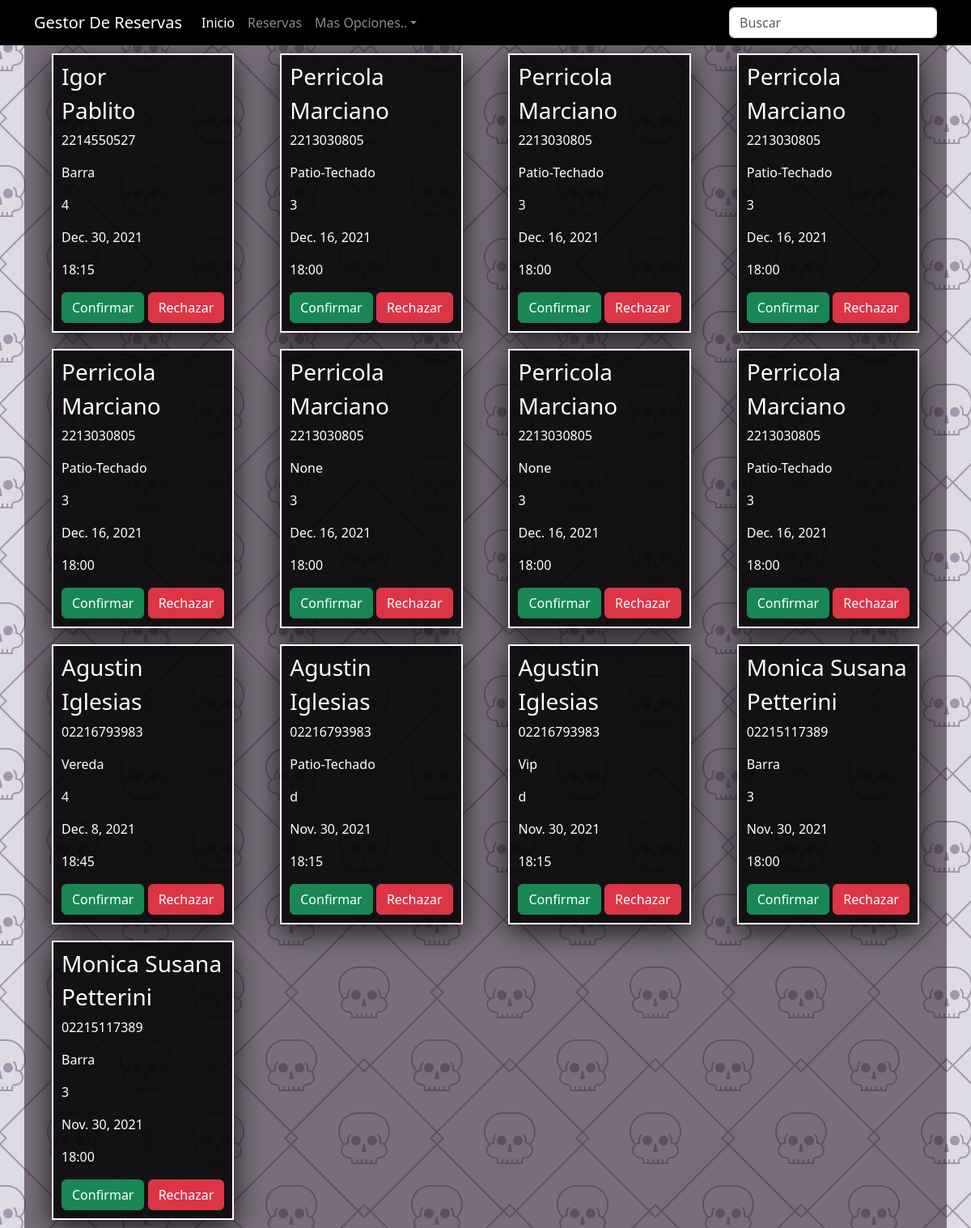
The app's page /gestion/, older data.
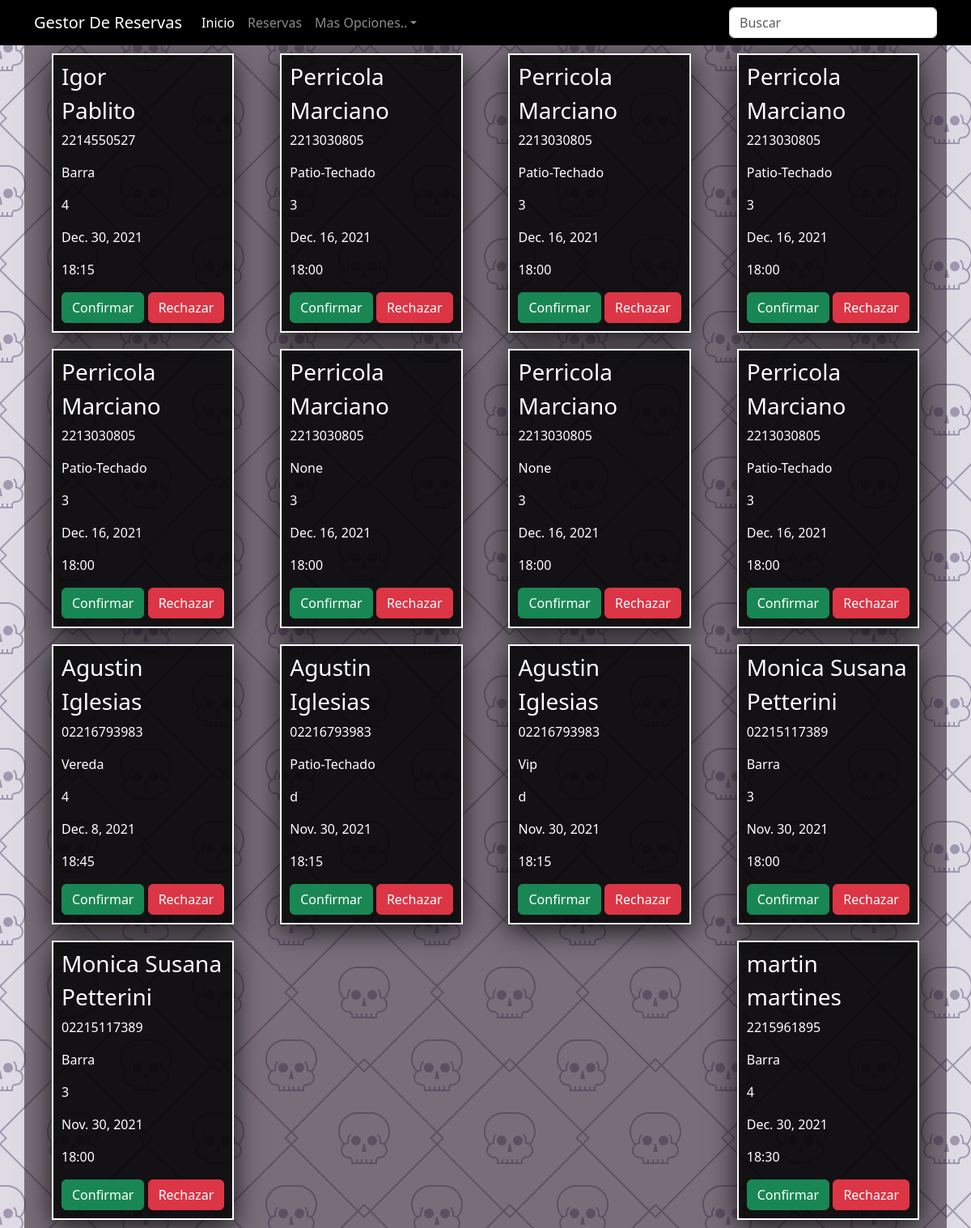
The same page, newer data.
### AppReserva/models.py (models this page shows, shortened)
class Reserva(models.Model):
    nombre = models.CharField(max_length=20)
    apellido = models.CharField(max_length=20)
    telefono = models.CharField(max_length=50)
    sector = models.ForeignKey(Sectores, null = True, blank= True,on_delete=models.CASCADE)
    comensales = models.CharField(max_length=50)
    fecha = models.DateField()
    hora = models.ForeignKey(Timer, null = True, blank= True, on_delete=models.CASCADE)
    class Meta:
        verbose_name='reserva'
        verbose_name_plural='reservas'

class Sectores(models.Model):
    sector = models.CharField(max_length=20)
    class Meta:
        verbose_name='sector'
        verbose_name_plural='sectores'
    def __str__(self):
        return '{}' .format(self.sector)

class Timer(models.Model):
    time = models.CharField(max_length=20)
    class Meta:
        verbose_name='hora'
        verbose_name_plural='horas'
    def __str__(self):
        return '{}' .format(self.time)

### AppReserva/views.py (the view)
# urls.py: path('gestion/', views.gestion, name="gestion.html"),
def gestion(request):
    reserva= Reserva.objects.all()
    return render(request,'gestion.html',{'reserva':reserva})

### AppReserva/templates/gestion.html (shortened to what this page needs)
<!DOCTYPE html>
<html lang="es">
<head>
    <link href="https://cdn.jsdelivr.net/npm/bootstrap@5.1.3/dist/css/bootstrap.min.css" rel="stylesheet">
    <link rel="stylesheet" href="https://unpkg.com/aos@next/dist/aos.css" />
    <link href="../assets/dist/css/bootstrap.min.css" rel="stylesheet">
    <link rel="stylesheet" href="/static/main.css">
</head>
<body>
    <nav class="navbar navbar-expand-lg navbar-dark" aria-label="Eighth navbar example">
        <div class="container">
          <a class="navbar-brand" href="#">Gestor De Reservas</a>
          <div class="collapse navbar-collapse" id="navbarsExample07">
            <ul class="navbar-nav me-auto mb-2 mb-lg-0">
              <li class="nav-item">
                <a class="nav-link active" aria-current="page" href="#">Inicio</a>
              </li>
              <li class="nav-item">
                <a class="nav-link" href="#">Reservas</a>
              </li>
              <li class="nav-item dropdown">
                <a class="nav-link dropdown-toggle" href="#" id="dropdown07" data-bs-toggle="dropdown" aria-expanded="false">Mas Opciones..</a>
              </li>
            </ul>
            <form>
              <input class="form-control" type="text" placeholder="Buscar" aria-label="Search">
            </form>
          </div>
        </div>
      </nav>
    <div class="Maincontainer" >
        <div class="container" >
            <div class="container-fluid">
                {% for reserva in reserva %}
                <div class="reserva" id="caja">
                    <h3 class="nombre">{{reserva.nombre}}</h3>
                    <h3>{{reserva.apellido}}</h3>
                    <p class="num">{{reserva.telefono}}</p>
                    <p>{{reserva.sector}}</p>
                    <p>{{reserva.comensales}}</p>
                    <p>{{reserva.fecha}}</p>
                    <p>{{reserva.hora}}</p>
                    <button type="submit" class="btn btn-success aceptar">Confirmar</button>
                    <button type="submit" class="btn btn-danger rechazar">Rechazar</button>
                </div>
                {% endfor %}
            </div>
        </div>
    </div>
</body>
</html>

Row changes from the older to the newer data that the page shows:
added Reserva: nombre "martin", apellido "martines", telefono "2215961895", sector "Barra", comensales "4", fecha "Dec. 30, 2021", hora "18:30"
